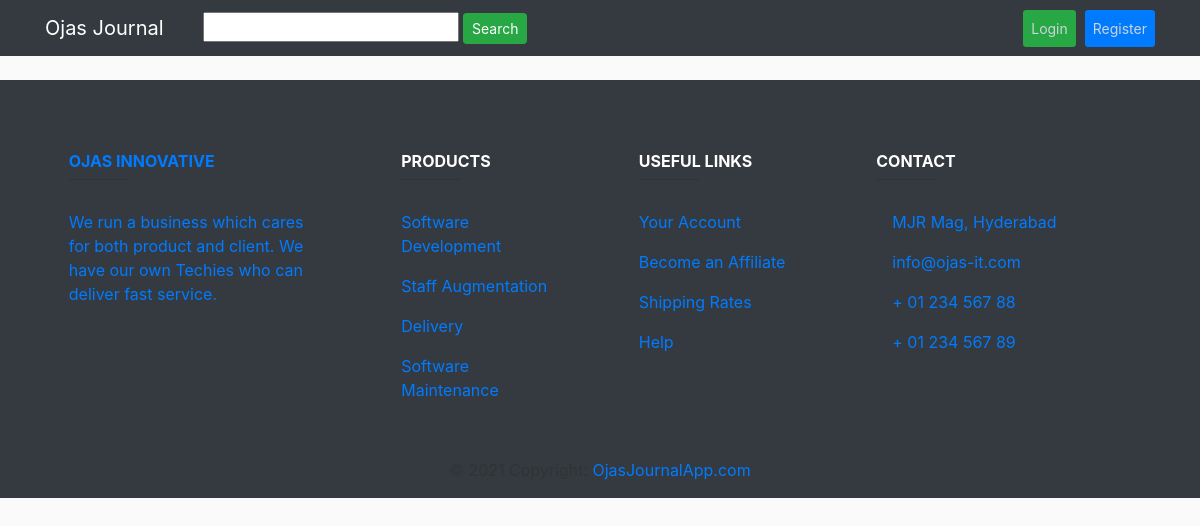
The app's page /, older data.
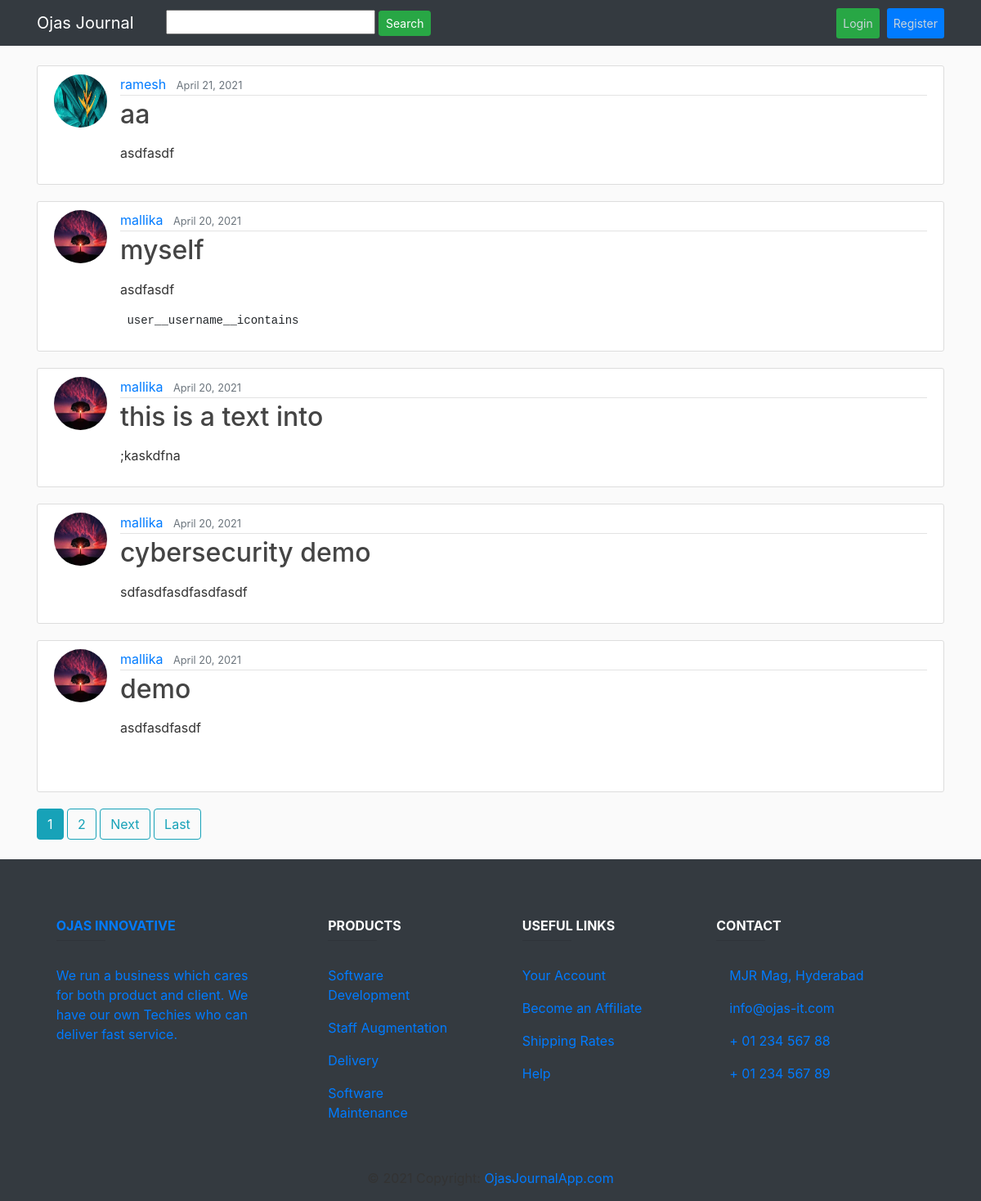
The same page, newer data.
### journal_app/models.py (models this page shows, shortened)
class Post(models.Model):
    STATUS_DRAFT = 1
    STATUS_PUBLISHED = 2
    STATUS_ARCHIVED = 3
    STATUSES = (
        (STATUS_DRAFT, 'Draft'),
        (STATUS_PUBLISHED, 'Published'),
        (STATUS_ARCHIVED, 'Archived'),
    )
    title = models.CharField(max_length=2000)
    content = RichTextField()
    date_posted = models.DateTimeField(default=timezone.now)
    author = models.ForeignKey(User, on_delete=models.CASCADE)
    slug = models.SlugField(max_length=255, unique=True)
    tags = models.ManyToManyField(Tag, blank=True)
    created_date = models.DateTimeField(default=timezone.now)
    updated_date = models.DateTimeField(default=timezone.now)
    published_date = models.DateTimeField(default=timezone.now)
    status = models.SmallIntegerField(choices=STATUSES)

### users/models.py (models this page shows, shortened)
class Profile(models.Model):
    user = models.OneToOneField(User, on_delete=models.CASCADE)
    image = models.ImageField(default='default.jpg', upload_to='profile_pics')

### journal_app/views.py (the view)
# urls.py: path('', PostListView.as_view(), name='journal_app-home'),
class PostListView(ListView):
    model = Post
    template_name = 'journal_app/home.html'
    context_object_name = 'posts'
    ordering = ['-date_posted']
    paginate_by = 5

### journal_app/templates/journal_app/home.html (shortened to what this page needs)
{% extends "journal_app/base.html" %}
{% block content %}
    {% for post in posts %}
        <article class="media content-section">
          <img class="rounded-circle article-img" src="{{ post.author.profile.image.url }}">
          <div class="media-body">
            <div class="article-metadata">
              <a class="mr-2" href="{% url 'user-posts' post.author.username %}">{{ post.author }}</a>
              <small class="text-muted">{{ post.date_posted|date:"F d, Y" }}</small>
            </div>
            <h2><a class="article-title" href="{% url 'post-detail' post.id %}">{{ post.title }}</a></h2>
            <p class="article-content">{{ post.content|safe |truncatewords:100}}</p>
          </div>
        </article>
    {% endfor %}
    {% if is_paginated %}
      {% for num in page_obj.paginator.page_range %}
        {% if page_obj.number == num %}
          <a class="btn btn-info mb-4" href="?page={{ num }}">{{ num }}</a>
        {% elif num > page_obj.number|add:'-3' and num < page_obj.number|add:'3' %}
          <a class="btn btn-outline-info mb-4" href="?page={{ num }}">{{ num }}</a>
        {% endif %}
      {% endfor %}
      {% if page_obj.has_next %}
        <a class="btn btn-outline-info mb-4" href="?page={{ page_obj.next_page_number }}">Next</a>
        <a class="btn btn-outline-info mb-4" href="?page={{ page_obj.paginator.num_pages }}">Last</a>
      {% endif %}
    {% endif %}
{% endblock content %}

### journal_app/templates/journal_app/base.html (shortened to what this page needs)
{% load static %}
<!DOCTYPE html>
<html>
<head>
    <link rel="stylesheet" href="https://maxcdn.bootstrapcdn.com/bootstrap/4.5.2/css/bootstrap.min.css">
    <link rel="stylesheet" type="text/css" href="{% static 'journal_app/main.css' %}">
</head>
<body>
    <header class="site-header">
        <nav class="navbar navbar-expand-md navbar-dark bg-dark fixed-top">
            <div class="container">
                <a class="navbar-brand mr-4" href="{% url 'journal_app-home' %}">Ojas Journal</a>
                <div class="collapse navbar-collapse" id="navbarToggle">
                    <div class="navbar-nav mr-auto">
                        <form action="{% url 'search_articles' %}" methods="get">
                            <div class="col-auto">
                                <input type="text" name="search" id='search' />
                                <button class="btn btn-lg btn-success btn-sm" type="submit">Search</button>
                            </div>
                        </form>
                    </div>
                    <div class="navbar-nav">
                        {% if user.is_authenticated %}
                        <a class="nav-item nav-link" href="{% url 'post-create' %}">New Post</a>
                        <a class="nav-item nav-link" href="{% url 'post-create' %}">Contact Us</a>
                        <a class="nav-item nav-link" href="{% url 'profile' %}">Profile</a>&nbsp;&nbsp&nbsp;&nbsp
                        <a class="nav-item nav-link bg-danger btn-sm" href="{% url 'logout' %}">Logout</a>
                        {% else %}
                        <a class="nav-item nav-link bg-success btn-sm" href="{% url 'login' %}">Login</a>&nbsp;&nbsp;
                        <a class="nav-item nav-link bg-primary btn-sm" href="{% url 'register' %}">Register</a>
                        {% endif %}
                    </div>
                </div>
            </div>
        </nav>
    </header>
    <main role="main" class="container">
        <div class="row">
            <div class="col-md-12">
                {% block content %}{% endblock %}
    </main>
</body>
<footer class="page-footer font-small bg-dark"><br>
    <div class="container text-center text-md-left mt-5">
        <div class="row mt-3">
            <div class="col-md-3 col-lg-4 col-xl-3 mx-auto mb-4">
                <h6 class="text-uppercase font-weight-bold text-primary">Ojas Innovative</h6>
                <hr class="deep-purple accent-2 mb-4 mt-0 d-inline-block mx-auto" style="width: 60px;">
                <p class="text-primary">We run a business which cares for both product and client. We have our own Techies who can deliver fast service.</p>
            </div>
            <div class="col-md-2 col-lg-2 col-xl-2 mx-auto mb-4">
                <h6 class="text-uppercase text-white font-weight-bold">Products</h6>
                <hr class="deep-purple accent-2 mb-4 mt-0 d-inline-block mx-auto" style="width: 60px;">
                <p>
                    <a href="#!">Software Development</a>
                </p>
                <p>
                    <a href="#!">Staff Augmentation</a>
                </p>
                <p>
                    <a href="#!">Delivery</a>
                </p>
                <p>
                    <a href="#!">Software Maintenance</a>
                </p>
            </div>
            <div class="col-md-3 col-lg-2 col-xl-2 mx-auto mb-4">
                <h6 class="text-uppercase text-white font-weight-bold">Useful links</h6>
                <hr class="deep-purple accent-2 mb-4 mt-0 d-inline-block mx-auto" style="width: 60px;">
                <p>
                    <a href="#!">Your Account</a>
                </p>
                <p>
                    <a href="#!">Become an Affiliate</a>
                </p>
                <p>
                    <a href="#!">Shipping Rates</a>
                </p>
                <p>
                    <a href="#!">Help</a>
                </p>
            </div>
            <div class="col-md-4 col-lg-3 col-xl-3 mx-auto mb-md-0 mb-4">
                <h6 class="text-uppercase text-white font-weight-bold">Contact</h6>
                <hr class="deep-purple accent-2 mb-4 mt-0 d-inline-block mx-auto" style="width: 60px;">
                <p class="text-primary">
                     MJR Mag, Hyderabad</p>
                <p class="text-primary">
                     info@ojas-it.com</p>
                <p class="text-primary">
                     + 01 234 567 88</p>
                <p class="text-primary">
                     + 01 234 567 89</p>
            </div>
        </div>
    </div>
    <div class="footer-copyright text-center py-3">© 2021 Copyright:
        <a href="https://ojas-it.com/"> OjasJournalApp.com</a>
    </div>
</footer>
</html>

### journal_app/static/journal_app/main.css (style rules this page uses)
body { background: #fafafa; color: #333333; margin-top: 5rem; }
h1, h2, h3, h4, h5, h6 { color: #444444; }
.site-header .navbar-nav .nav-link { color: #cbd5db; }
.content-section { background: #ffffff; padding: 10px 20px; border: 1px solid #dddddd; border-radius: 3px; margin-bottom: 20px; }
.article-title { color: #444444; }
.article-content { white-space: pre-line; }
.article-img { height: 65px; width: 65px; margin-right: 16px; }
.article-metadata { padding-bottom: 1px; margin-bottom: 4px; border-bottom: 1px solid #e3e3e3 }

Row changes from the older to the newer data that the page shows:
added Post: author.profile.image (picture), author "ramesh", date_posted "April 21, 2021", title "aa", content "asdfasdf"
added Post: author.profile.image (placeholder picture), author "mallika", date_posted "April 20, 2021", title "myself", content "asdfasdf user__username__icontains"
added Post: author.profile.image (placeholder picture), author "mallika", date_posted "April 20, 2021", title "this is a text into", content ";kaskdfna"
added Post: author.profile.image (placeholder picture), author "mallika", date_posted "April 20, 2021", title "cybersecurity demo", content "sdfasdfasdfasdfasdf"
added Post: author.profile.image (placeholder picture), author "mallika", date_posted "April 20, 2021", title "demo", content "asdfasdfasdf"
Text that changed along with them:
new list line: "1"
new list line: "2"
text now shown: "Next Last"
